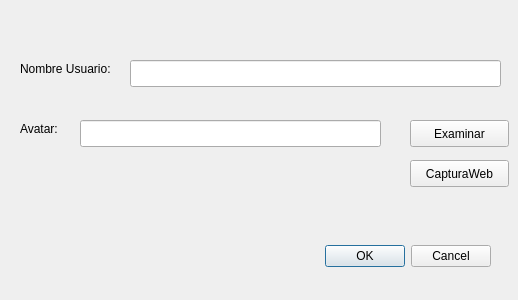
<?xml version="1.0" encoding="UTF-8"?>
<ui version="4.0">
 <class>PerfilUsers</class>
 <widget class="QDialog" name="PerfilUsers">
  <property name="geometry">
   <rect>
    <x>0</x>
    <y>0</y>
    <width>518</width>
    <height>300</height>
   </rect>
  </property>
  <property name="minimumSize">
   <size>
    <width>518</width>
    <height>300</height>
   </size>
  </property>
  <property name="maximumSize">
   <size>
    <width>518</width>
    <height>300</height>
   </size>
  </property>
  <property name="windowTitle">
   <string>Perfil</string>
  </property>
  <widget class="QDialogButtonBox" name="buttonBox">
   <property name="geometry">
    <rect>
     <x>150</x>
     <y>240</y>
     <width>341</width>
     <height>32</height>
    </rect>
   </property>
   <property name="orientation">
    <enum>Qt::Horizontal</enum>
   </property>
   <property name="standardButtons">
    <set>QDialogButtonBox::Cancel|QDialogButtonBox::Ok</set>
   </property>
  </widget>
  <widget class="QLabel" name="label">
   <property name="geometry">
    <rect>
     <x>20</x>
     <y>60</y>
     <width>141</width>
     <height>17</height>
    </rect>
   </property>
   <property name="text">
    <string>Nombre Usuario:</string>
   </property>
  </widget>
  <widget class="QLineEdit" name="lineEditNameuser">
   <property name="geometry">
    <rect>
     <x>130</x>
     <y>60</y>
     <width>371</width>
     <height>27</height>
    </rect>
   </property>
  </widget>
  <widget class="QLabel" name="label_2">
   <property name="geometry">
    <rect>
     <x>20</x>
     <y>120</y>
     <width>121</width>
     <height>17</height>
    </rect>
   </property>
   <property name="text">
    <string>Avatar:</string>
   </property>
  </widget>
  <widget class="QLineEdit" name="lineEditAvatar">
   <property name="geometry">
    <rect>
     <x>80</x>
     <y>120</y>
     <width>301</width>
     <height>27</height>
    </rect>
   </property>
  </widget>
  <widget class="QPushButton" name="pushButtonSeleccion">
   <property name="geometry">
    <rect>
     <x>410</x>
     <y>120</y>
     <width>99</width>
     <height>27</height>
    </rect>
   </property>
   <property name="text">
    <string>Examinar</string>
   </property>
  </widget>
  <widget class="QPushButton" name="pushButtonCamaraWeb">
   <property name="geometry">
    <rect>
     <x>410</x>
     <y>160</y>
     <width>99</width>
     <height>27</height>
    </rect>
   </property>
   <property name="text">
    <string>CapturaWeb</string>
   </property>
  </widget>
 </widget>
 <resources/>
 <connections>
  <connection>
   <sender>buttonBox</sender>
   <signal>accepted()</signal>
   <receiver>PerfilUsers</receiver>
   <slot>accept()</slot>
   <hints>
    <hint type="sourcelabel">
     <x>248</x>
     <y>254</y>
    </hint>
    <hint type="destinationlabel">
     <x>157</x>
     <y>274</y>
    </hint>
   </hints>
  </connection>
  <connection>
   <sender>buttonBox</sender>
   <signal>rejected()</signal>
   <receiver>PerfilUsers</receiver>
   <slot>reject()</slot>
   <hints>
    <hint type="sourcelabel">
     <x>316</x>
     <y>260</y>
    </hint>
    <hint type="destinationlabel">
     <x>286</x>
     <y>274</y>
    </hint>
   </hints>
  </connection>
 </connections>
</ui>
